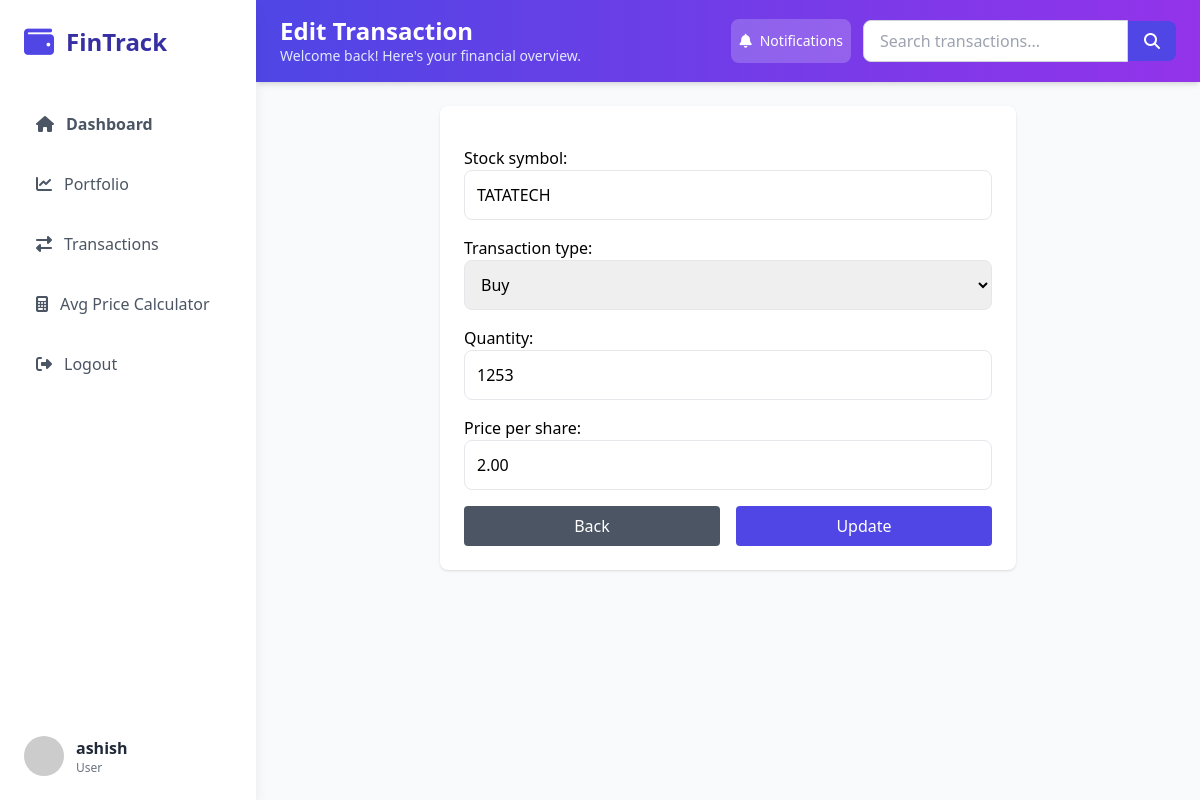
Page /transaction/1881/edit/ (signed in) on the earlier database version.
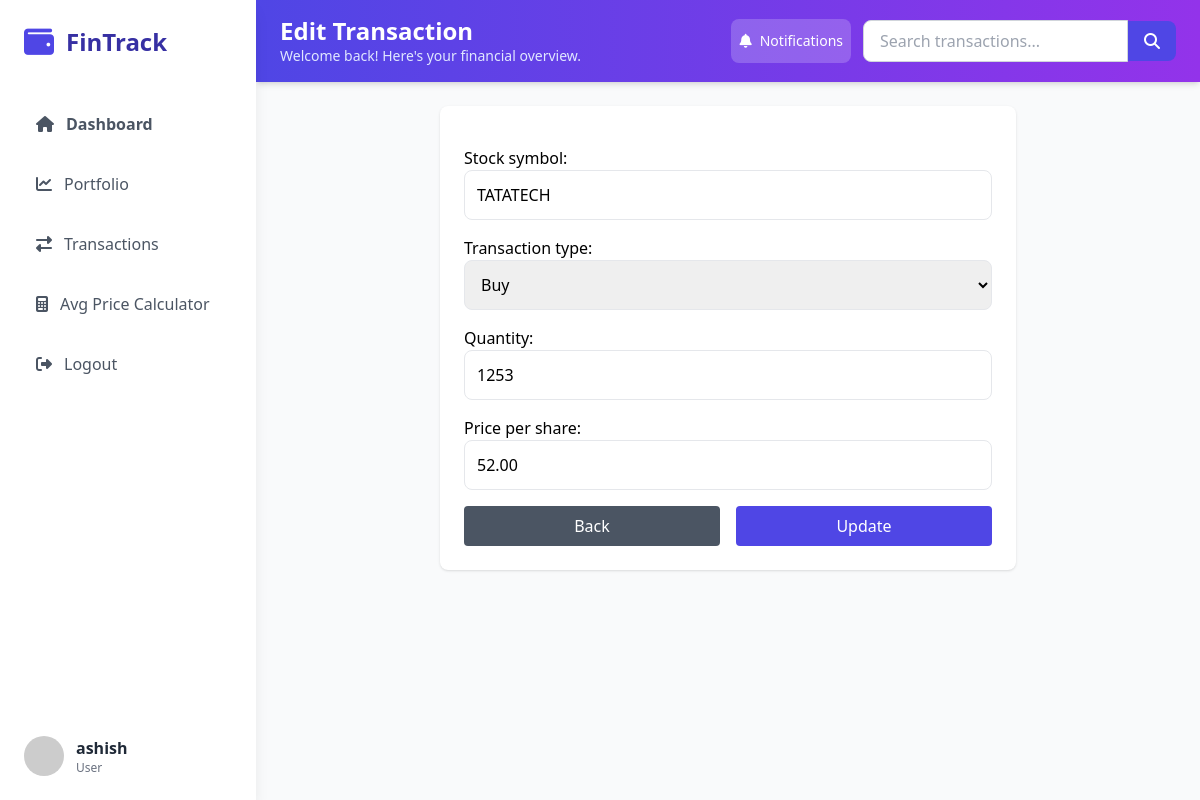
Same page on the later database version.
### stocks/models.py (models this page shows, shortened)
class StockTransaction(models.Model):
    TRANSACTION_TYPES = (
        ("BUY", "Buy"),
        ("SELL", "Sell"),
    )
    user = models.ForeignKey(User, on_delete=models.CASCADE)
    stock_symbol = models.CharField(max_length=10)
    transaction_type = models.CharField(max_length=4, choices=TRANSACTION_TYPES)
    quantity = models.PositiveIntegerField()
    price_per_share = models.DecimalField(max_digits=10, decimal_places=2)
    transaction_date = models.DateTimeField(auto_now_add=True)

### stocks/views.py (the view)
# urls.py: path("transaction/<int:pk>/edit/", views.edit_transaction, name="edit_transaction"),
@login_required
def edit_transaction(request, pk):
    transaction = get_object_or_404(StockTransaction, pk=pk)
    if request.method == "POST":
        form = StockTransactionForm(request.POST, instance=transaction)
        if form.is_valid():
            form.save()
            messages.success(request, "Transaction updated successfully.")
            return redirect("search_transactions")
    else:
        form = StockTransactionForm(instance=transaction)
    return render(
        request, "edit_transactions.html", {"form": form, "transaction": transaction}
    )

### stocks/forms.py
class StockTransactionForm(forms.ModelForm):
    class Meta:
        model = StockTransaction
        fields = ["stock_symbol", "transaction_type", "quantity", "price_per_share"]
        widgets = {
            "stock_symbol": forms.TextInput(
                attrs={
                    "class": "w-full p-3 border rounded-lg focus:border-indigo-600 focus:outline-none"
                }
            ),
            "transaction_type": forms.Select(
                attrs={
                    "class": "w-full p-3 border rounded-lg focus:border-indigo-600 focus:outline-none"
                }
            ),
            "quantity": forms.NumberInput(
                attrs={
                    "class": "w-full p-3 border rounded-lg focus:border-indigo-600 focus:outline-none"
                }
            ),
            "price_per_share": forms.NumberInput(
                attrs={
                    "step": "0.01",
                    "class": "w-full p-3 border rounded-lg focus:border-indigo-600 focus:outline-none",
                }
            ),
        }

### stocks/templates/edit_transactions.html (shortened to what this page needs)
{% extends 'base.html' %}
{% block header_title %}Edit Transaction{% endblock %}
{% block content %}
<div class="max-w-xl mx-auto bg-white shadow p-6 rounded-lg">
    <form method="post" class="space-y-4">
        {{ form.as_p }}
        <div class="flex justify-between">
            <a href="{% url 'home' %}" class="w-1/2 mr-2 text-center bg-gray-600 text-white px-4 py-2 rounded hover:bg-gray-700">Back</a>
            <button type="submit" class="w-1/2 ml-2 bg-indigo-600 text-white px-4 py-2 rounded hover:bg-indigo-700">Update</button>
        </div>
    </form>
</div>
{% endblock %}

Differences in the rows shown:
changed StockTransaction "TATATECH": price_per_share "2.00" → "52.00"
